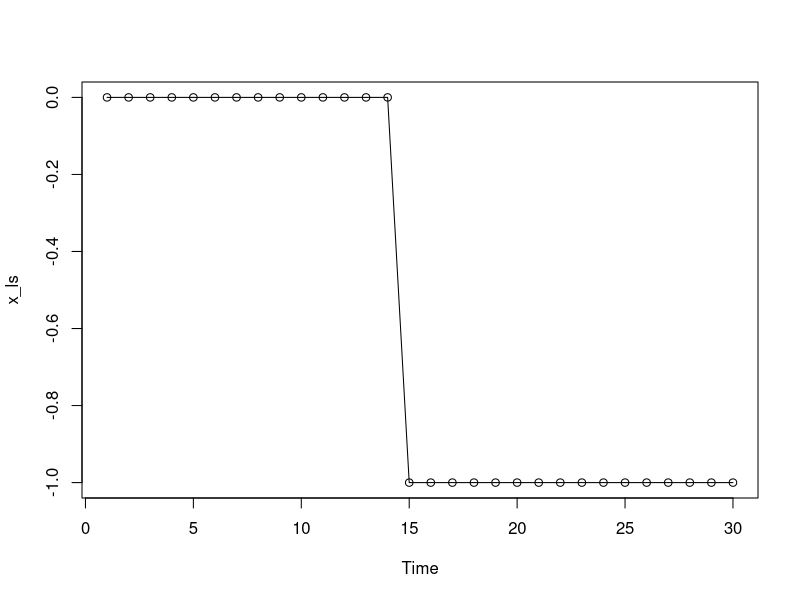
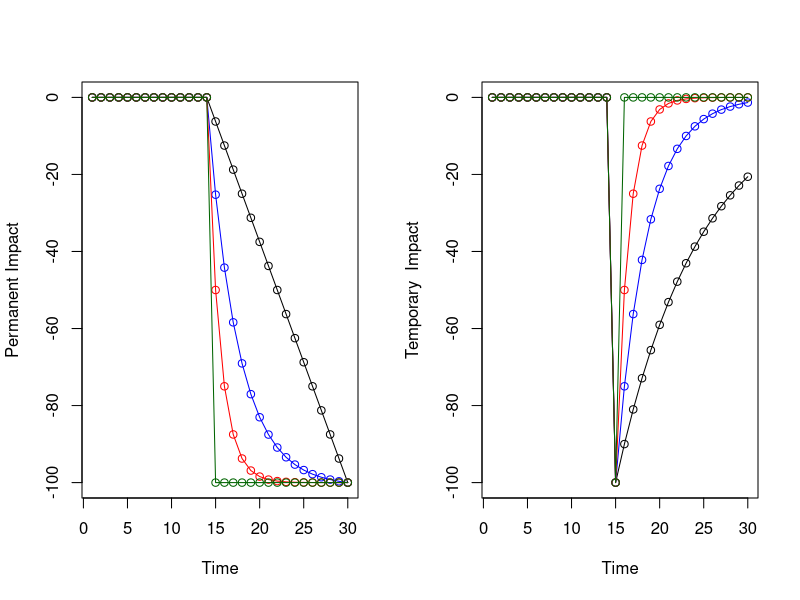
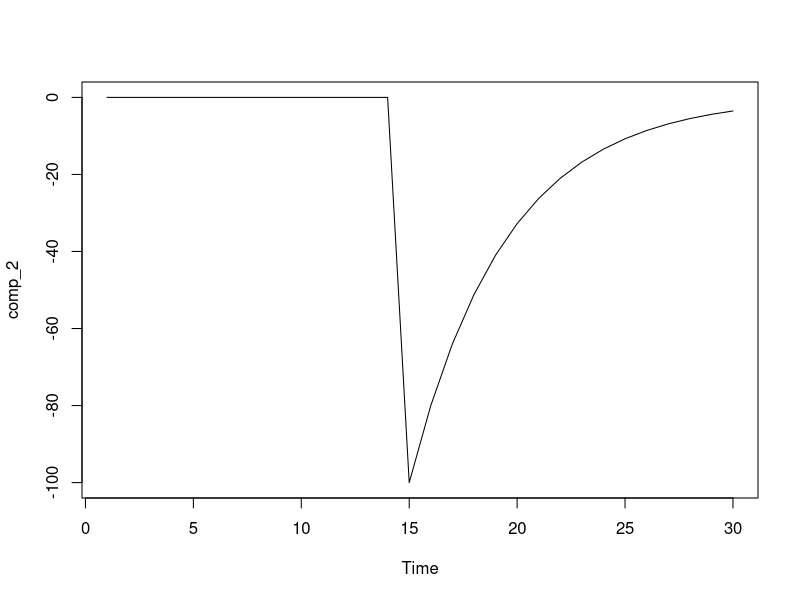
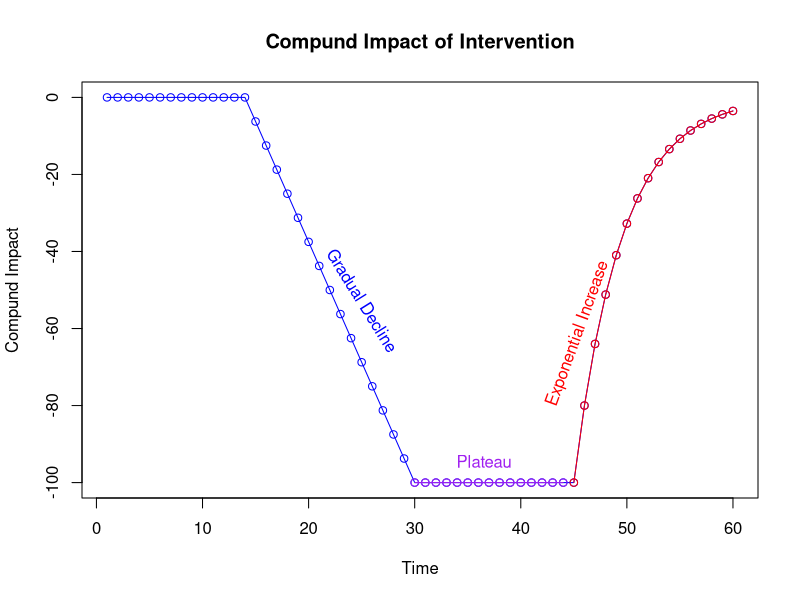

Here is the R script that generated these plots, in order:

x_ls <- ts(rep(0,30),frequency = 1)
x_ls[15:30] <- -1
plot(x_ls,type="o")
x_pu <- ts(rep(0,30),frequency = 1)
x_pu[15] <- -1

del_1 <- (filter(x_ls,filter=1,method = "rec"))
del_75 <- (filter(x_ls,filter=0.75,method = "rec"))
del_5 <- (filter(x_ls,filter=0.5,method = "rec"))
del_0 <- (filter(x_ls,filter=0.0,method = "rec"))


perm <- function(){
  plot(-del_1/min(del_1)*100,type="o",ylab = "Permanent Impact")
  lines(del_75/-min(del_75)*100,col="blue",type="o")
  lines(del_5/-min(del_5)*100,col="red",type="o")
  lines(del_0/-min(del_0)*100,col="darkgreen",type="o")
}



ts_9 <- (filter(x_pu,filter=0.9,method = "rec"))
ts_75 <- (filter(x_pu,filter=0.75,method = "rec"))
ts_5 <- (filter(x_pu,filter=0.5,method = "rec"))
ts_0 <- (filter(x_pu,filter=0.0,method = "rec"))

temp <- function(){
  plot(ts_9*100,type="o",ylab = "Temporary  Impact")
  lines(ts_75*100,col="blue",type="o")
  lines(ts_5*100,col="red",type="o")
  lines(ts_0*100,col="darkgreen",type="o")
}



par(mfrow=c(1,2))
perm()
temp()

dev.off()

## Compund impact

comp_1 <- (filter(x_ls,filter=1,method = "rec"))/min(del_1)*-100
comp_2 <- (filter(x_pu,filter=0.8,method = "rec"))*100
plot(comp_2)

comp_2[which(comp_2==0)] <- -100

plot(ts(c(comp_1,comp_2),frequency = 1),type="o",xlab = "Time", ylab = "Compund Impact",col="blue",main="Compund Impact of Intervention")
lines(ts(comp_2[15:30],start=45,frequency=1),col="red",type="o")
lines(ts(rep(-100,15),start=30,frequency=1),col="purple",type="o")
text(21,-40,"Gradual Decline",col="blue",pos = 4,srt=-58)
text(42,-80,"Exponential Increase",col="red",pos = 4,srt=70)
text(33,-95,"Plateau",col="purple",pos = 4)
